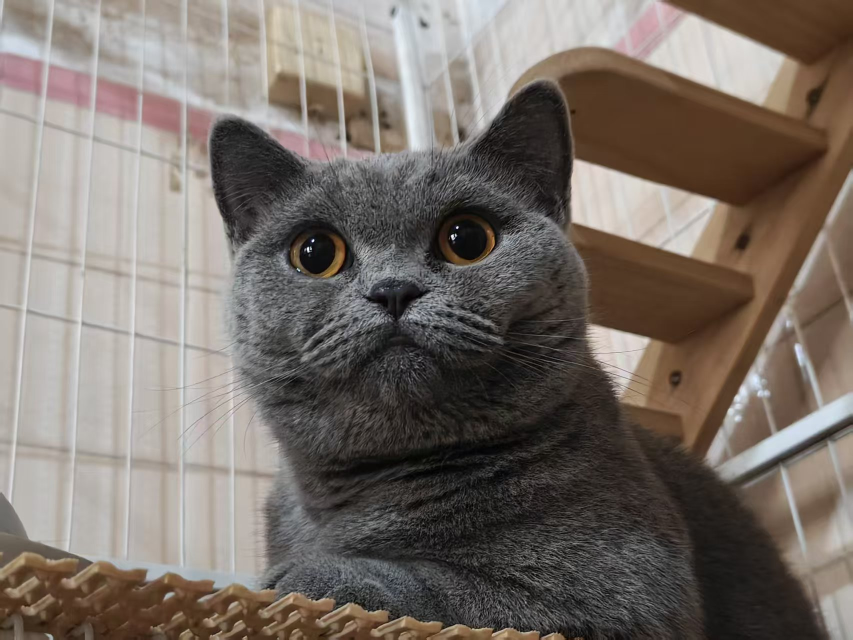
#> input picture docs/reference.jpg, 1706 x 1279 px (shown at 1/2 size)
$ python refine-cat-manual.py
#> lines starting #> are read from the running program, lines starting #| are printed output that depends on the picture; after the words box and inside, x2 and y2 are one past the last pixel; in counts of white or black regions, pixels touching at a corner belong together
"""Apply the hand-traced contour to original RGB; no generative or automatic segmentation.

Run: python scripts/refine-cat-manual.py
Dependencies: pillow, numpy, opencv-python.
"""
from pathlib import Path
import hashlib
import json
import numpy as np
import cv2
from PIL import Image, ImageDraw

ROOT = Path(__file__).resolve().parents[1]
spec = json.loads((ROOT / 'scripts/cat-outline.json').read_text(encoding='utf-8'))
#> (reads scripts/cat-outline.json from the repository)
source_path = ROOT / spec['source']
source = Image.open(source_path).convert('RGB')
#> source is the input picture: PIL image 1706x1279 RGB; mean R, G, B 120.6, 111.5, 104.3
points = np.array([p for section in spec['sections'].values() for p in section], dtype=float)

# Cardinal spline through manually selected anchors. No fitted segmentation mask.
curve = []
for i in range(len(points)):
    p0, p1, p2, p3 = (points[(i + j) % len(points)] for j in [-1, 0, 1, 2])
    m1, m2 = .38 * (p2 - p0), .38 * (p3 - p1)
    for t in np.linspace(0, 1, max(8, int(np.linalg.norm(p2-p1))), endpoint=False):
        curve.append((2*t**3-3*t**2+1)*p1+(t**3-2*t**2+t)*m1+(-2*t**3+3*t**2)*p2+(t**3-t**2)*m2)
curve = np.array(curve)
scale = 4
mask = Image.new('L', (source.width*scale, source.height*scale))
#> mask: PIL image 6824x5116 L; every value is 0
ImageDraw.Draw(mask).polygon([tuple(p*scale) for p in curve], fill=255)
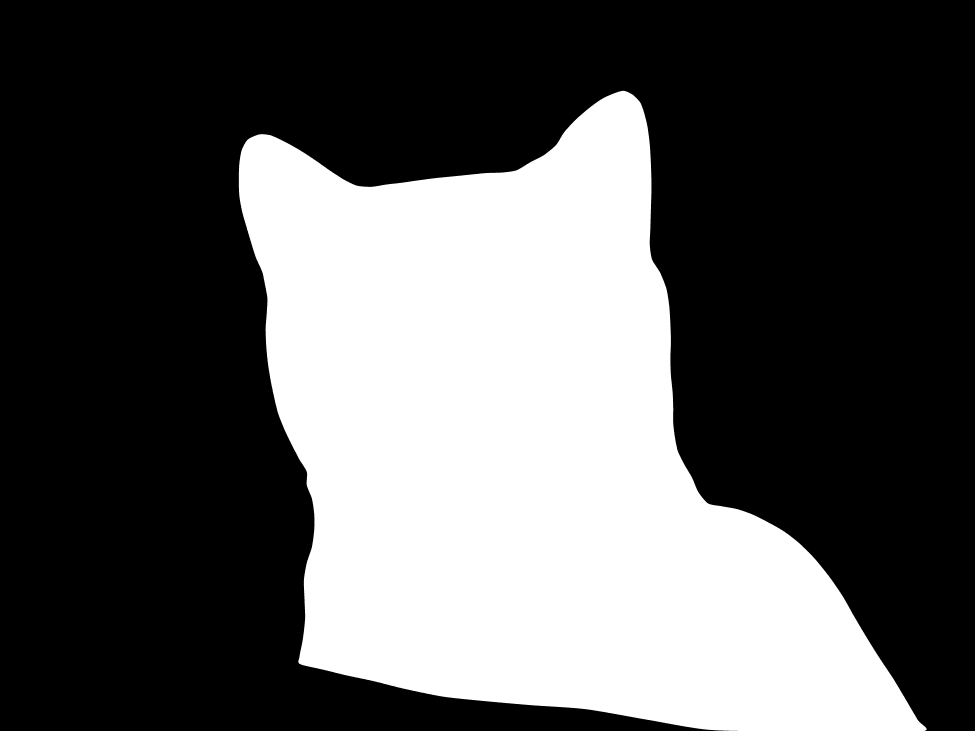
#> mask: PIL image 6824x5116 L (shown at 1/7 size); 35.2% white; 1 white region, box (x1, y1, x2, y2) and area: (1672, 636, 6487, 5116) 12292000
mask = mask.resize(source.size, Image.Resampling.LANCZOS)
#> mask: PIL image 1706x1279 L
coverage = np.array(mask, dtype=np.float32) / 255
inside = (coverage >= .5).astype(np.uint8)
#> inside: shape (1279, 1706); values 0 (black) and 1 (white), 35.2% white; 1 white region, box (x1, y1, x2, y2) and area: (418, 159, 1622, 1279) 768284
distance = cv2.distanceTransform(inside, cv2.DIST_L2, cv2.DIST_MASK_PRECISE)
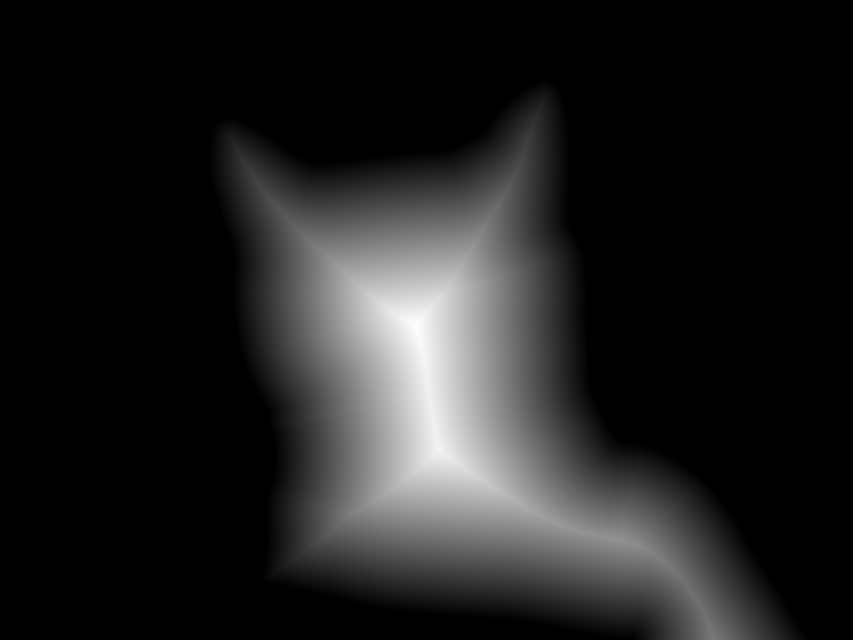
#> distance: shape (1279, 1706) float32 (shown at 1/2 size); min 0, max 342, mean 43; drawn with min black and max white
y, x = np.ogrid[:source.height, :source.width]
#> y = 1279 values from 0 to 1278
width = np.full(source.size[::-1], 1.8, dtype=np.float32)
width[y[:,0] < 450] = 1.15
width[(x < 510) & (y > 460) & (y < 900)] = 2.1
transition = np.clip((distance-.35)/width, 0, 1)
transition = transition*transition*(3-2*transition)
alpha = np.round(coverage*transition*255).astype(np.uint8)
mask = Image.fromarray(alpha)
box = mask.getbbox()
#> box = (418, 159, 1622, 1279)
rgba = source.convert('RGBA')
rgba.putalpha(mask)
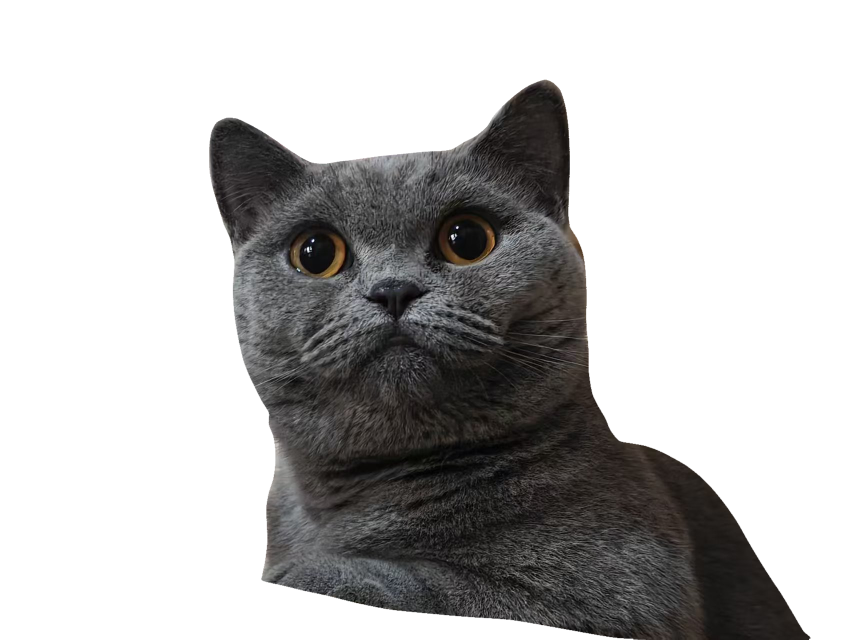
#> rgba: PIL image 1706x1279 RGBA (shown at 1/2 size); mean R, G, B, A 120.6, 111.5, 104.3, 89.5; transparent parts drawn white
result = rgba.crop(box)
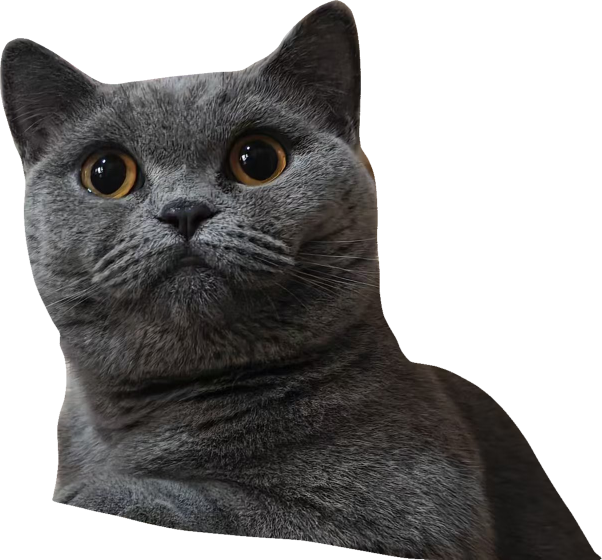
#> result: PIL image 1204x1120 RGBA (shown at 1/2 size); mean R, G, B, A 90, 81.3, 74.5, 144.8; transparent parts drawn white
assert np.array_equal(np.array(result)[:,:,:3], np.array(source.crop(box)))
result.save(ROOT/'src/renderer/assets/cat.png')
(ROOT/'docs/cat-source-region.json').write_text(json.dumps({
    'source':'reference.jpg','source_sha256':hashlib.sha256(source_path.read_bytes()).hexdigest(),
    'crop':box,'rgb_identical_to_source_region':True,
    'alpha':'hand-traced regional contour; 4x supersampling; local 1.15-2.1px inward feather',
    'contour':'scripts/cat-outline.json','anchor_count':len(points)
},indent=2),encoding='utf-8')

# Explicit visual review artifacts; these are not runtime assets.
out = ROOT/'docs/edge-review'
out.mkdir(exist_ok=True)
for name, color in [('light','#eeeee5'),('dark','#202626')]:
    bg=Image.new('RGBA',rgba.size,color);bg.alpha_composite(rgba)
    bg.convert('RGB').save(out/f'manual-{name}.jpg',quality=95)
#> this loop made 2 passes
#> pass 1, `bg = Image.new('RGBA', rgba.size, color)`:
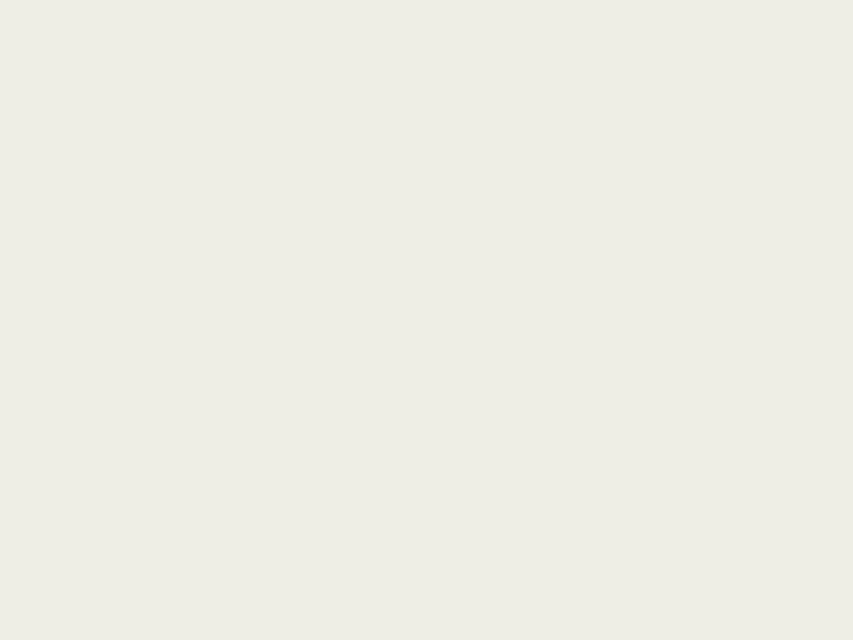
#> bg: PIL image 1706x1279 RGBA (shown at 1/2 size); mean R, G, B, A 238, 238, 229, 255
preview=source.copy();d=ImageDraw.Draw(preview)
d.line([tuple(p) for p in curve]+[tuple(curve[0])],fill='#00ded0',width=2)
for p in points:
    px,py=p;d.ellipse((px-2,py-2,px+2,py+2),fill='#ff496a')
preview.save(out/'manual-contour-review.png')
for name,box in {'ears':(390,140,1170,470),'cheeks':(410,430,1225,890),'neck':(1110,650,1410,970),'body':(480,850,1650,1279)}.items():
    preview.crop(box).save(out/f'{name}-manual.png')
#> this loop made 4 passes
#> pass 1, `preview.crop(box).save(out/f'{name}-manual.png')`:
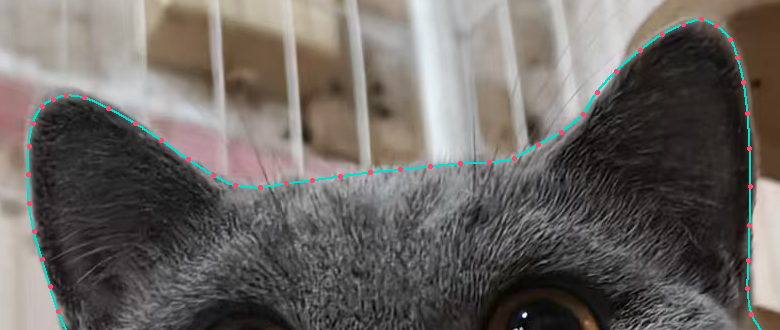
#> saved as ears-manual.png: PIL image 780x330 RGB; mean R, G, B 106.9, 102.3, 98.4
#> pass 2, `preview.crop(box).save(out/f'{name}-manual.png')`:
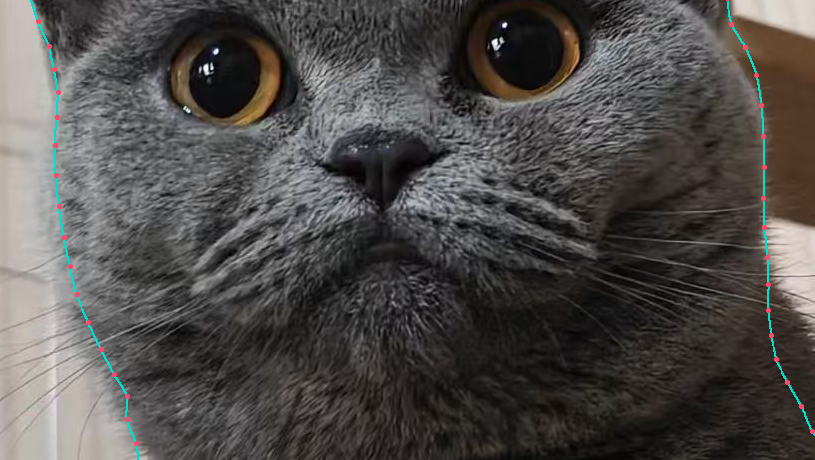
#> saved as cheeks-manual.png: PIL image 815x460 RGB; mean R, G, B 79.6, 76.8, 74.7
print(f'Manual mask: {len(points)} anchors; original RGB verified; crop {result.size}',flush=True)
#| Manual mask: 118 anchors; original RGB verified; crop (1204, 1120)
